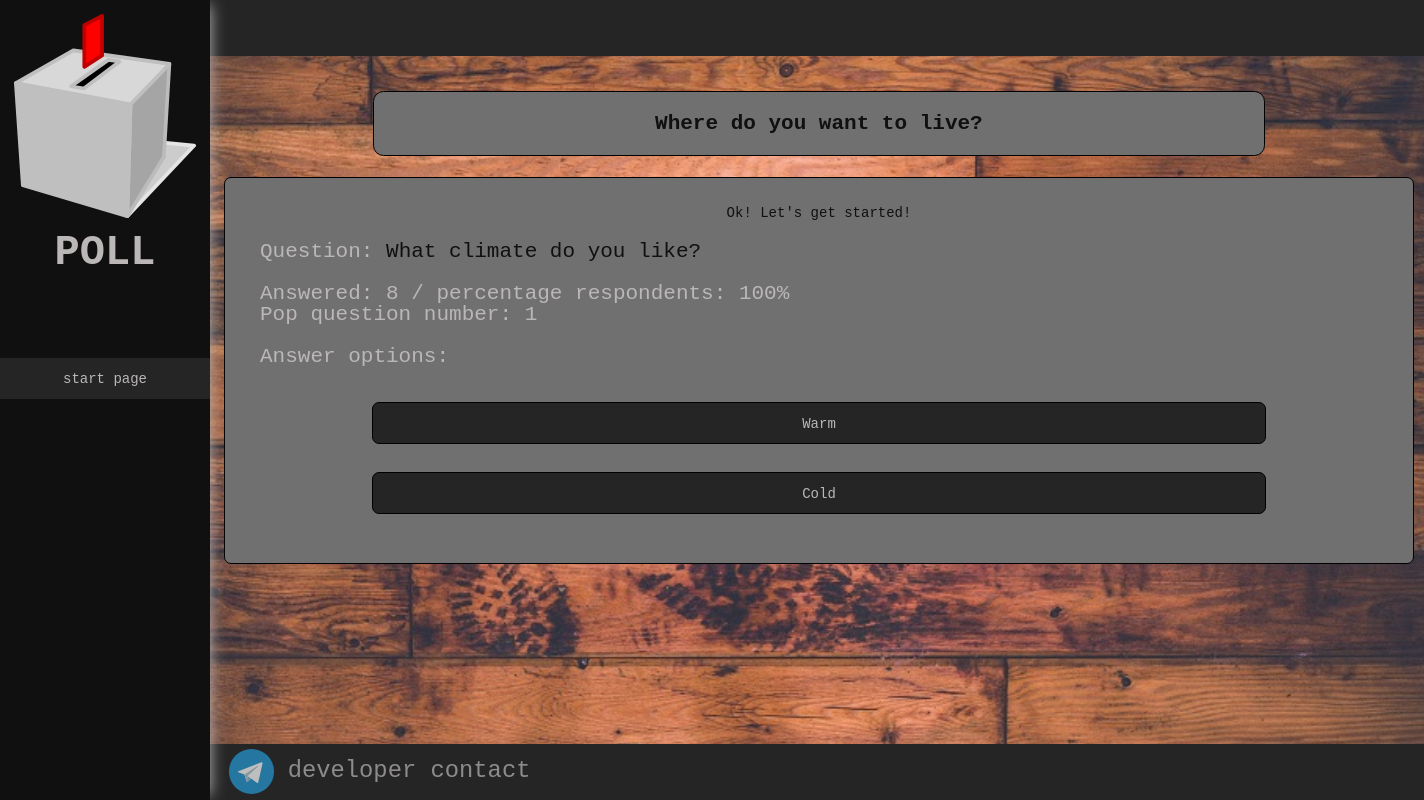
/poll/?poll_pk=3&is_start=True, run on the app's committed database.
### polls/models.py (models this page shows, shortened)
class Poll(models.Model):
    subject = models.CharField(max_length=500)
    description = models.TextField()
    participants = models.PositiveIntegerField(default=0)

class Question(models.Model):
    context = models.TextField()
    poll = models.ForeignKey(Poll, on_delete=CASCADE)
    is_start = models.BooleanField(default=False)
    participants = models.PositiveIntegerField(default=0)

class Answer(models.Model):
    context = models.TextField()
    question = models.ForeignKey(Question, on_delete=CASCADE, related_name='current_question')
    next_question = models.ForeignKey(Question, on_delete=models.CASCADE, related_name='next_question', **NULLABLE)
    participants = models.PositiveIntegerField(default=0)

### polls/views.py (the view)
# urls.py: path('poll/', views.poll, name='poll'),
def poll(request):
    current_poll_pk = request.GET.get('poll_pk')
    current_poll = Poll.objects.get(pk=current_poll_pk)
    if request.GET.get('is_start'):
        create_session(current_poll)
    session_data = handle_session_data(request)
    if session_data['next_question_pk']:
        message = NEXT_QUESTION_MESSAGE
        question = Question.objects.get(pk=session_data['next_question_pk'])
        answers = Answer.objects.filter(question=question)
    elif session_data['is_start']:
        message = FIRST_QUESTION_MESSAGE
        question = Question.objects.filter(poll=current_poll, is_start=True).first()
        answers = Answer.objects.filter(question=question)
    else:
        message = COMPLETED_SURVEY_MESSAGE
        question = None
        answers = None
    question_statistics = None
    if question:
        question_statistics = poll_session.session.get_question_statistics(question)
    question_numbers = poll_session.session.get_questions_numbers()
    question_pk = -1
    if question:
        question_pk = question.pk
    context = {
        'title': 'poll',
        'poll': current_poll,
        'question': question,
        'answers': answers,
        'message': message,
        'statistics': question_statistics,
        'question_pk': question_pk,
        'question_numbers': question_numbers,
    }
    return render(request, 'polls/poll.html', context)

### polls/poll_session/poll_session.py (called while the page is built)
    def update_statistic(self, question_pk, answer_pk):
        if question_pk:
            self.questions[question_pk] = self.questions.get(question_pk, 0) + 1
        if answer_pk:
            self.answers[answer_pk] = self.answers.get(answer_pk, 0) + 1

    def get_question_statistics(self, question):
        percentage_poll_participants = 0
        if self.poll.participants and question.participants:
            percentage_poll_participants = int((100 / self.poll.participants) * question.participants)
        return {
            'poll_participants': self.poll.participants,
            'question_participants': question.participants,
            'percentage_poll_participants': percentage_poll_participants,
        }

    def get_questions_numbers(self):
        questions = Question.objects.filter(poll=self.poll).order_by('-participants')
        numbers = {}
        prev_question = None
        prev_number = 1
        for question in questions:
            if prev_question and question.participants == prev_question.participants:
                numbers[question.pk] = prev_number
            elif prev_question and question.participants != prev_question.participants:
                numbers[question.pk] = prev_number + 1
                prev_question = question
                prev_number += 1
            else:
                numbers[question.pk] = prev_number
                prev_question = question
        return numbers

### polls/templatetags/site_sections_tags.py (called while the page is built)
@register.simple_tag()
def get_site_sections():
    return SITE_SECTIONS

### polls/views.py (called while the page is built)
def create_session(current_poll):
    poll_session.session = poll_session.PollSession(current_poll)

def handle_session_data(request):
    session_data = {'question_pk': request.GET.get('question_pk'),
                    'answer_pk': request.GET.get('answer_pk'),
                    'is_start': request.GET.get('is_start'),
                    'next_question_pk': request.GET.get('next_question'),
                    }
    poll_session.session.update_statistic(session_data['question_pk'], session_data['answer_pk'])
    return session_data

### polls/templates/polls/poll.html (shortened to what this page needs)
{% extends 'base.html' %}
{% load static %}
{% block style %}
<link rel="stylesheet" href="{% static 'css/button.css' %}">
<link rel="stylesheet" href="{% static 'css/poll.css' %}">
{% endblock %}
{% block content %}
    <div class="main-content">
        <div class="poll-subject block-border">{{ poll.subject }}</div>
        <div class="question-block block-border">
            {% if message %}
                <div class="survey-message">{{ message }}</div>
            {% endif %}
            {% if question %}
                <div class="question">
                    Question: <span class="question-context">{{ question.context }}</span><br><br>
                    <span class="statistics">
                        {% if statistics.poll_participants == 0 %}
                            <div class="statistics-message">You are the first participant in this survey</div>
                        {% elif statistics.question_participants == 0 %}
                            <div class="statistics-message">No one has answered this question yet</div>
                        {% else %}
                            <div class="statistics-message">
                                Answered: {{ question.participants }} /
                                percentage respondents: {{ statistics.percentage_poll_participants }}%
                            </div>
                            <div class="question-number">
                                {% for question_id, question_data in question_numbers.items %}
                                    {% if question_id == question_pk %}
                                        Pop question number: {{ question_data }}
                                    {% endif %}
                                {% endfor %}
                            </div>
                        {% endif %}
                    </span>
                </div>
            {% else %}
                <a href="{% url 'polls:show_results' %}" class="send-results-button button">SAVE RESULTS</a>
            {% endif %}
            <div class="answers-block">
                {% if question %}
                    <div class="answers-block-label">Answer options:</div>
                {% endif %}
                {% for answer in answers %}
                    <div class="answer-choice">
                        <div class="answer-button button"
                        data-next-question="{{ answer.next_question.id }}"
                        data-answer-pk="{{ answer.pk }}"
                        data-question-pk="{{ question.pk }}">{{ answer.context }}</div>
                    </div>
                {% endfor %}
            </div>
        </div>
    </div>
{% endblock %}

### static/css/null_style.css (style rules this page uses)
* { padding: 0; margin: 0; border: 0; }
*,*:before,*:after { -moz-box-sizing: border-box; -webkit-box-sizing: border-box; box-sizing: border-box; }
html,body { height: 100%; width: 100%; font-size: 100%; line-height: 1; font-size: 14px; -ms-text-size-adjust: 100%; -moz-text-size-adjust: 100%; -webkit-text-size-adjust: 100%; }

### static/css/base.css (style rules this page uses)
body { font-family: monospace; color: #bbb7b7; background: grey; background-position: center; background-attachment: fixed; background-size: 110%; background-image: url('../img/back_min.jpg'); }
.block-border { padding: 1em; min-height: 3em; border: solid 1px #000; border-radius: 0.5em; background-color: #707070; }

### static/css/button.css (style rules this page uses)
.button { color: #bbb7b7; display: block; margin: 1em auto; width: 80%; min-height: 3em; border: solid 1px #000; border-radius: 0.5em; background-color: #252525; }
a.button, div.button, label { text-align: center; padding-top: 1em; }

### static/css/poll.css (style rules this page uses)
.main-content { margin: 1em; width: 98%; }
.answer-button { cursor: pointer; }
.poll-subject { width: 42.5em; margin: 1em auto; text-align: center; font-size: 1.5em; font-weight: bold; color: #101010; }
.question-block { margin: 1em auto; width: 85em; position: relative; }
.survey-message { text-align: center; color: #101010; margin: 1em; }
.question { margin: 1em; font-size: 1.5em; }
.question-context { color: #101010; }
.answers-block { margin: 1.5em; }
.answers-block-label { font-size: 1.5em; margin-bottom: 1em; }
.answer-choice { display: flex; justify-content: }

### data on the page
Poll: subject "Where do you want to live?"
Question: context "What climate do you like?", participants "8"
Answer: context "Warm"
Answer: context "Cold"

### other printed values
{{ title|upper }} "POLL"
{{ section.name }} "start page"
{{ message }} "Ok! Let's get started!"
{{ statistics.percentage_poll_participants }} "100"
{{ question_data }} "1"
